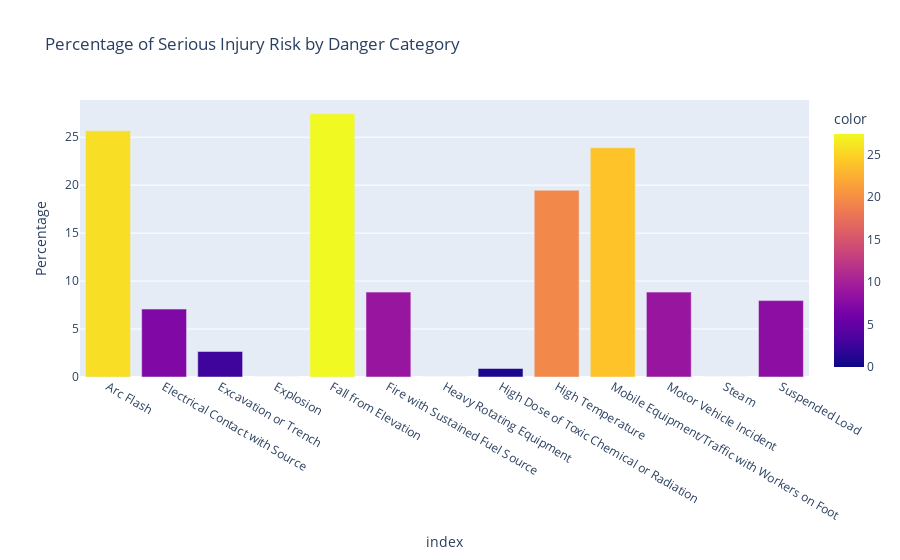

The code cell stored with this chart in its notebook:
### Code cell
# plot the percentages
fig = px.bar(category_percentages, 
             x=category_percentages.index, 
             y=category_percentages.values, 
             title='Percentage of Serious Injury Risk by Danger Category',
             labels={'y': 'Percentage', 'x': 'Danger Category'},
             color=category_percentages.values)
fig.show()

### Figure 1 — Plotly figure (JSON) as saved in the notebook; plotly's stock layout.template omitted (floating-point values rounded to 4 significant figures)
{"data": [{"alignmentgroup": "True", "hovertemplate": "index=%{x}<br>Percentage=%{y}<br>color=%{marker.color}<extra></extra>", "legendgroup": "", "marker": {"color": [25.66, 7.08, 2.655, 0, 27.43, 8.85, 0, 0.885, 19.47, 23.89, 8.85, 0, 7.965], "coloraxis": "coloraxis", "pattern": {"shape": ""}}, "name": "", "offsetgroup": "", "orientation": "v", "showlegend": false, "textposition": "auto", "type": "bar", "x": ["Arc Flash", "Electrical Contact with Source", "Excavation or Trench", "Explosion", "Fall from Elevation", "Fire with Sustained Fuel Source", "Heavy Rotating Equipment", "High Dose of Toxic Chemical or Radiation", "High Temperature", "Mobile Equipment/Traffic with Workers on Foot", "Motor Vehicle Incident", "Steam", "Suspended Load"], "xaxis": "x", "y": [25.66, 7.08, 2.655, 0, 27.43, 8.85, 0, 0.885, 19.47, 23.89, 8.85, 0, 7.965], "yaxis": "y"}], "layout": {"barmode": "relative", "coloraxis": {"colorbar": {"title": {"text": "color"}}, "colorscale": [[0, "#0d0887"], [0.1111, "#46039f"], [0.2222, "#7201a8"], [0.3333, "#9c179e"], [0.4444, "#bd3786"], [0.5556, "#d8576b"], [0.6667, "#ed7953"], [0.7778, "#fb9f3a"], [0.8889, "#fdca26"], [1, "#f0f921"]]}, "legend": {"tracegroupgap": 0}, "title": {"text": "Percentage of Serious Injury Risk by Danger Category"}, "xaxis": {"anchor": "y", "domain": [0, 1], "title": {"text": "index"}}, "yaxis": {"anchor": "x", "domain": [0, 1], "title": {"text": "Percentage"}}}}
